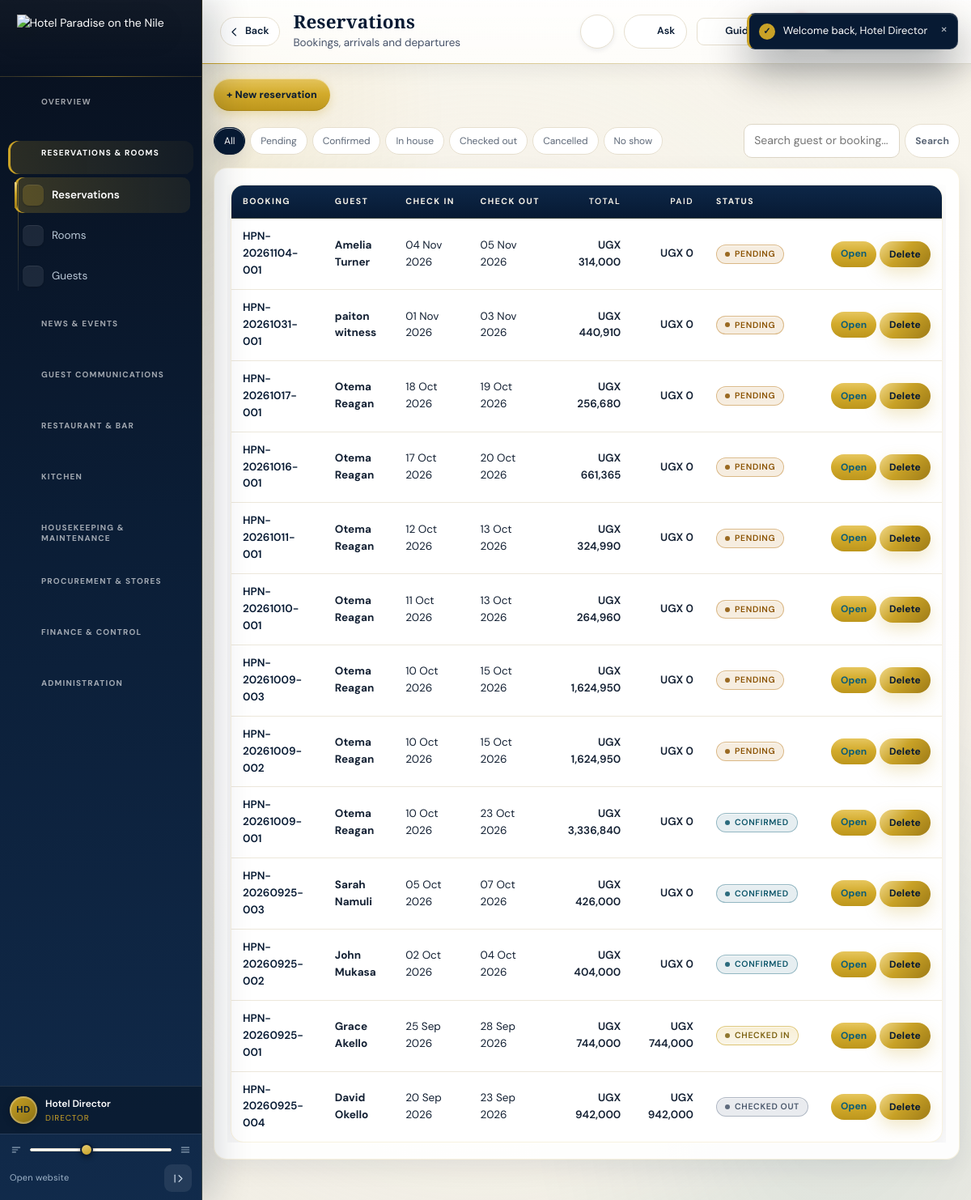
Screenshot of /backend-php/index.php?page=reservations (signed in) with the database file from the repository.
### tables this page shows
CREATE TABLE `reservations` (
  `id` bigint(20) UNSIGNED NOT NULL,
  `hotel_id` bigint(20) UNSIGNED NOT NULL,
  `guest_id` bigint(20) UNSIGNED NOT NULL,
  `booking_number` varchar(60) NOT NULL,
  `source` enum('website','walk_in','phone','email','agent','other') DEFAULT 'walk_in',
  `check_in` datetime NOT NULL,
  `check_out` datetime NOT NULL,
  `adults` int(11) DEFAULT 1,
  `children` int(11) DEFAULT 0,
  `status` enum('pending','confirmed','checked_in','checked_out','cancelled','no_show') DEFAULT 'pending',
  `room_rate` decimal(14,2) DEFAULT 0.00,
  `nights` int(11) DEFAULT 1,
  `subtotal` decimal(14,2) NOT NULL DEFAULT 0.00,
  `tax` decimal(14,2) NOT NULL DEFAULT 0.00,
  `total` decimal(14,2) NOT NULL DEFAULT 0.00,
  `paid` decimal(14,2) NOT NULL DEFAULT 0.00,
  `notes` text DEFAULT NULL,
  `created_at` timestamp NULL DEFAULT NULL,
  `updated_at` timestamp NULL DEFAULT NULL,
  `deleted_at` timestamp NULL DEFAULT NULL,
  `deleted_by` bigint(20) UNSIGNED DEFAULT NULL
);

CREATE TABLE `guests` (
  `id` bigint(20) UNSIGNED NOT NULL,
  `user_id` bigint(20) UNSIGNED DEFAULT NULL,
  `hotel_id` bigint(20) UNSIGNED NOT NULL,
  `full_name` varchar(190) NOT NULL,
  `phone` varchar(50) DEFAULT NULL,
  `email` varchar(190) DEFAULT NULL,
  `nationality` varchar(100) DEFAULT NULL,
  `id_type` varchar(50) DEFAULT NULL,
  `id_number` varchar(100) DEFAULT NULL,
  `created_at` timestamp NULL DEFAULT NULL,
  `updated_at` timestamp NULL DEFAULT NULL,
  `deleted_at` timestamp NULL DEFAULT NULL,
  `deleted_by` bigint(20) UNSIGNED DEFAULT NULL
);

### backend-php/modules/reservations.php (the view, shortened to what this page needs)
<?php
$st=$_GET['st']??'';
$qtext=trim($_GET['q']??'');
$where='1=1'; $params=[];
$where.=' AND r.deleted_at IS NULL';
$list=rows("SELECT r.id,r.booking_number,r.check_in,r.check_out,r.status,r.total,r.paid,r.adults,g.full_name FROM reservations r JOIN guests g ON g.id=r.guest_id WHERE $where ORDER BY r.check_in DESC LIMIT 200",$params);
echo '<div class="toolbar"><a class="btn" href="'.BASE.'/index.php?page=reservations&act=new">+ New reservation</a></div>';
echo '<div class="rfilter">';
foreach([''=>'All','pending'=>'Pending','confirmed'=>'Confirmed','checked_in'=>'In house','checked_out'=>'Checked out','cancelled'=>'Cancelled','no_show'=>'No show'] as $k=>$v4){
 echo '<a href="'.BASE.'/index.php?page=reservations'.($k?'&st='.$k:'').'"><button class="'.($st===$k?'on':'').'">'.$v4.'</button></a>';
}
echo '<form method="get" style="margin-left:auto;display:flex;gap:6px"><input type="hidden" name="page" value="reservations"><input name="q" value="'.e($qtext).'" placeholder="Search guest or booking..." style="padding:9px 12px;border:1px solid var(--line);border-radius:9px"><button class="btn sm">Search</button></form></div>';
echo '<div class="panel"><table class="tbl"><thead><tr><th>Booking</th><th>Guest</th><th>Check in</th><th>Check out</th><th class="num">Total</th><th class="num">Paid</th><th>Status</th><th></th></tr></thead><tbody>';
foreach($list as $r){ echo '<tr><td>'.e($r['booking_number']).'</td><td><b>'.e($r['full_name']).'</b></td><td>'.fmtdate($r['check_in']).'</td><td>'.fmtdate($r['check_out']).'</td><td class="num">'.money($r['total']).'</td><td class="num">'.money($r['paid']).'</td><td>'.status_badge($r['status']).'</td><td style="white-space:nowrap"><a class="btn sm" href="'.BASE.'/index.php?page=reservations&view='.(int)$r['id'].'">Open</a> '.trash_button('reservations',(int)$r['id'],'reservations').'</td></tr>'; }
echo '</tbody></table></div>';

### backend-php/app/bootstrap.php (shortened to what this page needs)
<?php
if(!function_exists('hp_config')){
 function hp_config(): array{
  $file=__DIR__.'/../config.php';
  if(!is_readable($file)) return $cfg=[];
  $got=include $file;
  return $cfg=is_array($got)?$got:[];
 }
}
function db_config(): array{
 $fromFile=hp_config();
 $fromConfig=function(string $path) use($fromFile){
  $node=$fromFile;
  foreach(explode('.',$path) as $step){
   if(!is_array($node)||!array_key_exists($step,$node)) return null;
   $node=$node[$step];
  }
  return $node;
 };
 $pick=function(string $path,string $env,string $fallback) use($fromConfig): string{
  $v=getenv($env);
  if(is_string($v)&&$v!=='') return $v;
  $v=$fromConfig($path);
  if(is_string($v)&&$v!=='') return $v;
  return $fallback;
 };
 $host=$pick('db.host','HP_DB_HOST','127.0.0.1');
 $port=$pick('db.port','HP_DB_PORT','');
 return $cfg=[
  'dsn'=>'mysql:host='.$host.($port!==''?';port='.$port:'').';charset=utf8mb4',
  'host'=>$host,'port'=>$port,
  'name'=>$pick('db.name','HP_DB_NAME','hotelpardise_system'),
  'user'=>$pick('db.user','HP_DB_USER','hotelpardise_system'),
  'pass'=>$pick('db.pass','HP_DB_PASS',''),
  'web'=>[
   'name'=>$pick('web_db.name','HP_WEB_DB_NAME','hotelpardise_website'),
   'user'=>$pick('web_db.user','HP_WEB_DB_USER','hotelpardise_website'),
   'pass'=>$pick('web_db.pass','HP_WEB_DB_PASS',''),
  ],
 ];
}
function db_connect(string $dsn,string $dbName,string $user,string $pass): PDO{
  try{
   return new PDO($dsn.';dbname='.$dbName,$user,$pass,[
    PDO::ATTR_ERRMODE=>PDO::ERRMODE_EXCEPTION,
    PDO::ATTR_DEFAULT_FETCH_MODE=>PDO::FETCH_ASSOC
   ]);
  }catch(PDOException $e){
   $reason=db_failure_reason($e,$dbName,$user);
   error_log('[hotel db] cannot open '.$dbName.' as '.$user.'@'.db_config()['host']
    .' [SQLSTATE '.$e->getCode().']: '.$reason);
   throw new RuntimeException($reason,0);
  }
}
function db(): PDO{
  static $pdo=null;
  if($pdo===null){
   $c=db_config();
   try{
    $pdo=db_connect($c['dsn'],$c['name'],$c['user'],$c['pass']);
   }catch(RuntimeException $e){
    db_setup_page($e->getMessage());
   }
  }
  return $pdo;
}
function q(string $sql,array $p=[]){ $st=db()->prepare($sql); $st->execute($p); return $st; }
function rows(string $sql,array $p=[]){ return q($sql,$p)->fetchAll(); }
function e($v=null): string{ return htmlspecialchars((string)$v,ENT_QUOTES,'UTF-8'); }
function money($v): string{ return 'UGX '.number_format((float)$v,0); }
function fmtdate($d): string{ return $d?date('d M Y',strtotime((string)$d)):''; }
function badge(string $text,string $tone='grey'): string{
 static $tones=['ok'=>1,'warn'=>1,'bad'=>1,'gold'=>1,'navy'=>1,'blue'=>1,'grey'=>1];
 $t=isset($tones[$tone])?$tone:'grey';
 return '<span class="badge '.e($t).'">'.e($text).'</span>';
}
require_once __DIR__.'/trash.php';

### backend-php/app/trash.php (shortened to what this page needs)
<?php
function trash_registry(): array{
 return [
  'guests'                =>['label'=>'Guest',          'title'=>'full_name',      'desc'=>'email',          'page'=>'guests'],
  'suppliers'             =>['label'=>'Supplier',        'title'=>'name',           'desc'=>'contact_person','page'=>'suppliers'],
  'users'                 =>['label'=>'Team member','title'=>'name',           'desc'=>'email',          'page'=>'users'],
  'inventory_items'       =>['label'=>'Stock item','title'=>'name','desc'=>'code','page'=>'inventory'],
  'expenses'              =>['label'=>'Expense','title'=>'number','desc'=>'description','page'=>'expenses'],
  'event_requests'        =>['label'=>'Event request','title'=>'request_number','desc'=>'full_name','page'=>'events'],
  'facility_enquiries'    =>['label'=>'Facility enquiry','title'=>'enquiry_number','desc'=>'full_name','page'=>'events'],
  'news_posts'            =>['label'=>'News post','title'=>'title','desc'=>'category','page'=>'news'],
  'reservations'          =>['label'=>'Reservation','title'=>'booking_number','desc'=>'status','page'=>'reservations'],
  'purchase_requisitions' =>['label'=>'Requisition','title'=>'number','desc'=>'status','page'=>'purchases'],
  'purchase_orders'       =>['label'=>'Purchase order','title'=>'number','desc'=>'status','page'=>'purchases'],
  'rooms'                 =>['label'=>'Room','title'=>'room_number','desc'=>'status','page'=>'rooms'],
  'room_types'            =>['label'=>'Room type','title'=>'name','desc'=>'description','page'=>'rooms'],
 ];
}
function trash_meta(string $table): ?array{ return trash_registry()[$table]??null; }
function trash_button(string $table,int $id,string $back=''): string{
 $meta=trash_meta($table);
 $msg='Move this '.$meta['label'].' to the Trash? You can restore it later from the Trash page.';
 return '<form method="post" class="actForm" onsubmit="return confirm('.json_encode($msg,JSON_UNESCAPED_SLASHES|JSON_HEX_APOS).')">'
  .csrf_field()
  .'<input type="hidden" name="trash_action" value="trash">'
  .'<input type="hidden" name="table" value="'.e($table).'">'
  .'<input type="hidden" name="id" value="'.(int)$id.'">'
  .'<input type="hidden" name="back" value="'.e($back).'">'
  .'<button class="btn sm danger" type="submit">Delete</button></form>';
}

### rows the page displays
reservations: booking_number "HPN-20261104-001", guest.full_name "Amelia Turner", check_in "04 Nov 2026", check_out "05 Nov 2026", total "UGX 314,000", paid "UGX 0", status "PENDING"
reservations: booking_number "HPN-20261031-001", guest.full_name "paiton witness", check_in "01 Nov 2026", check_out "03 Nov 2026", total "UGX 440,910", paid "UGX 0", status "PENDING"
reservations: booking_number "HPN-20261017-001", guest.full_name "Otema Reagan", check_in "18 Oct 2026", check_out "19 Oct 2026", total "UGX 256,680", paid "UGX 0", status "PENDING"
reservations: booking_number "HPN-20261016-001", guest.full_name "Otema Reagan", check_in "17 Oct 2026", check_out "20 Oct 2026", total "UGX 661,365", paid "UGX 0", status "PENDING"
reservations: booking_number "HPN-20261011-001", guest.full_name "Otema Reagan", check_in "12 Oct 2026", check_out "13 Oct 2026", total "UGX 324,990", paid "UGX 0", status "PENDING"
reservations: booking_number "HPN-20261010-001", guest.full_name "Otema Reagan", check_in "11 Oct 2026", check_out "13 Oct 2026", total "UGX 264,960", paid "UGX 0", status "PENDING"
reservations: booking_number "HPN-20261009-003", guest.full_name "Otema Reagan", check_in "10 Oct 2026", check_out "15 Oct 2026", total "UGX 1,624,950", paid "UGX 0", status "PENDING"
reservations: booking_number "HPN-20261009-002", guest.full_name "Otema Reagan", check_in "10 Oct 2026", check_out "15 Oct 2026", total "UGX 1,624,950", paid "UGX 0", status "PENDING"
reservations: booking_number "HPN-20261009-001", guest.full_name "Otema Reagan", check_in "10 Oct 2026", check_out "23 Oct 2026", total "UGX 3,336,840", paid "UGX 0", status "CONFIRMED"
reservations: booking_number "HPN-20260925-003", guest.full_name "Sarah Namuli", check_in "05 Oct 2026", check_out "07 Oct 2026", total "UGX 426,000", paid "UGX 0", status "CONFIRMED"
reservations: booking_number "HPN-20260925-002", guest.full_name "John Mukasa", check_in "02 Oct 2026", check_out "04 Oct 2026", total "UGX 404,000", paid "UGX 0", status "CONFIRMED"
reservations: booking_number "HPN-20260925-001", guest.full_name "Grace Akello", check_in "25 Sep 2026", check_out "28 Sep 2026", total "UGX 744,000", paid "UGX 744,000", text "CHECKED IN"
reservations: booking_number "HPN-20260925-004", guest.full_name "David Okello", check_in "20 Sep 2026", check_out "23 Sep 2026", total "UGX 942,000", paid "UGX 942,000", text "CHECKED OUT"

### other values shown
$group['label'] "OVERVIEW"
$group['label'] "RESERVATIONS & ROOMS"
$label "Reservations"
$label "Rooms"
$label "Guests"
$group['label'] "NEWS & EVENTS"
$group['label'] "GUEST COMMUNICATIONS"
$group['label'] "RESTAURANT & BAR"
$group['label'] "KITCHEN"
$group['label'] "HOUSEKEEPING & MAINTENANCE"
$group['label'] "PROCUREMENT & STORES"
$group['label'] "FINANCE & CONTROL"
$group['label'] "ADMINISTRATION"
initials($me) "HD"
$me "Hotel Director"
